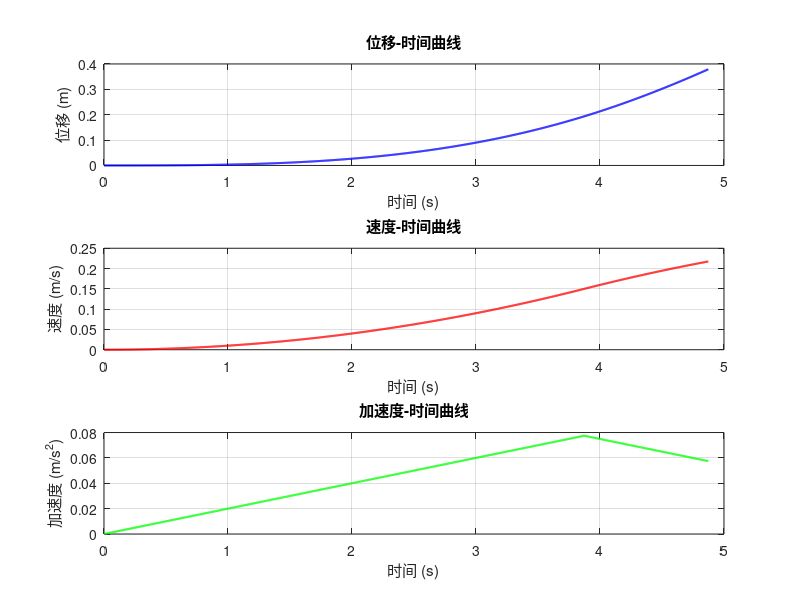

Here is the MATLAB script that generated this plot:
% function s_speed_up()
    % 参数设置
    v0 = 0;     % 初始速度 (m/s)
    vf = 0.3;     % 终止速度 (m/s)
    amax = 0.1;   % 最大加速度 (m/s^2)
    jmax = 0.02;   % 最大加加速度 (m/s^3)
    s = 0.3;     % 总位移 (m)
    
    vj = amax^2 / (2 * jmax);

    if vf >= 2 * vj
    % 有匀加速(有1，2，3)
        t1 = amax / jmax; 
        t3 = t1;

        v1 = v0 + 1/2 * jmax * (t1)^2;
        v3 = vf - 1/2 * jmax * (t3)^2;
        
        t2 = 2*deltas / (v1 + v3);
        
        
        % 总时间
        total_time = t1 + t2 + t3;
        
        % 时间向量
        t = linspace(0, total_time, 1000);
        
        % 初始化速度、加速度和位移
        v = zeros(size(t));
        a = zeros(size(t));
        pos = zeros(size(t));

        % 分段计算速度、加速度和位移
        for i = 1:length(t)
            if t(i) < t1
                % 加加速度阶段
                a(i) = jmax * t(i);
                v(i) = v0 + 0.5 * jmax * t(i)^2;
                pos(i) = v0 * t(i) + (1/6) * jmax * t(i)^3;
            elseif t(i) < t1 + t2
                % 匀加速阶段
                a(i) = amax;
                v(i) = v0 + amax * (t(i) - t1) + 0.5 * jmax * t1^2;
                pos(i) = v0 * t(i) + 0.5 * amax * (t(i) - t1)^2 + (1/6) * jmax * t1^3;
            elseif t(i) <= t1 + t2 + t3
                % 减加速度阶段
                a(i) = amax - jmax * (t(i) - t1 - t2);
                v(i) = vmax - 0.5 * jmax * (t(i) - t1 - t2)^2;
                pos(i) = s_acc + vmax * (t(i) - t1 - t2) - (1/6) * jmax * (t(i) - t1 - t2)^3;
            end
        end


    elseif vf < 2 * vj
    % 无匀加速（有1，3）
        amax = sqrt(vf * jmax);
        t1 = amax / jmax;
        v1 = 1/2 * jmax * t1^2;

        t3 = t1;
        s1 = 1/6 * jmax * t1^3;
        s3 = v1 * t3 + 1/2 * amax * t3^2 - (1/6) * jmax * t3^3;
        s4 = s - s1 - s3;
        % 总时间
        t4 = s4 / vf;
        total_time = t1 + t3 + t4;
        
        % 时间向量
        t = linspace(0, total_time, 1000);
        
        % 初始化速度、加速度和位移
        v = zeros(size(t));
        a = zeros(size(t));
        pos = zeros(size(t));

        % 分段计算速度、加速度和位移
        for i = 1:length(t)
            if t(i) < t1
                % 加加速度阶段
                a(i) = jmax * t(i);
                v(i) = v0 + 0.5 * jmax * t(i)^2;
                pos(i) = v0 * t(i) + (1/6) * jmax * t(i)^3;
            elseif t(i) <= t1 + t3
                % 减加速度阶段
                a(i) = amax - jmax * (t(i) - t1);
                v(i) = v1 + amax * (t(i) - t1) - 0.5 * jmax * (t(i) - t1)^2;
                pos(i) = s1 + v1 * (t(i) - t1) + 1/2 * amax * (t(i) - t1)^2 - (1/6) * jmax * (t(i) - t1)^3;
            elseif t(i) <= t1 + t3 + t4
                % 减加速度阶段
                a(i) = 0;
                v(i) = vf;
                pos(i) = s1 + s3 + vf * (t(i) - t1 -t3);            
            end
        end

%     elseif deltas > s2
%     % 有匀速阶段（有1，2，3，4）
%         s1 = v0 * t1 + (1/6) * jmax * t1^3; % 加加速阶段位移
%         s2 = (v0 + vf) /2 * t2;
%         s3 = vf * t3 - (1/6) * jmax * t3^3;
%         s4 = s - s1 - s2 - s3;    
%         
%         % 总时间
%         total_time = t1 + t2 + t3 + t4;
%         
%         % 时间向量
%         t = linspace(0, total_time, 1000);
%         
%         % 初始化速度、加速度和位移
%         v = zeros(size(t));
%         a = zeros(size(t));
%         pos = zeros(size(t));
%         
%         % 分段计算速度、加速度和位移
%         for i = 1:length(t)
%             if t(i) < t1
%                 % 加加速度阶段
%                 a(i) = jmax * t(i);
%                 v(i) = v0 + 0.5 * jmax * t(i)^2;
%                 pos(i) = v0 * t(i) + (1/6) * jmax * t(i)^3;
%             elseif t(i) < t1 + t2
%                 % 匀加速阶段
%                 a(i) = amax;
%                 v(i) = v0 + amax * (t(i) - t1) + 0.5 * jmax * t1^2;
%                 pos(i) = v0 * t(i) + 0.5 * amax * (t(i) - t1)^2 + (1/6) * jmax * t1^3;
%             elseif t(i) < t1 + t2 + t3
%                 % 减加速度阶段
%                 a(i) = amax - jmax * (t(i) - t1 - t2);
%                 v(i) = vmax - 0.5 * jmax * (t(i) - t1 - t2)^2;
%                 pos(i) = s_acc + vmax * (t(i) - t1 - t2) - (1/6) * jmax * (t(i) - t1 - t2)^3;
%             elseif t(i) <= t1 + t2 + t3 + t4
%                 % 减加速度阶段
%                 a(i) = 0;
%                 v(i) = vf;
%                 pos(i) = s1 + s2 + s3 + vf * (t(i) - t1 - t2 - t3);
%             end
%         end
    end

    % 绘图
    figure;
    subplot(3,1,1);
    plot(t, pos, 'b', 'LineWidth', 1.5);
    xlabel('时间 (s)');
    ylabel('位移 (m)');
    title('位移-时间曲线');
    grid on;
    
    subplot(3,1,2);
    plot(t, v, 'r', 'LineWidth', 1.5);
    xlabel('时间 (s)');
    ylabel('速度 (m/s)');
    title('速度-时间曲线');
    grid on;
    
    subplot(3,1,3);
    plot(t, a, 'g', 'LineWidth', 1.5);
    xlabel('时间 (s)');
    ylabel('加速度 (m/s^2)');
    title('加速度-时间曲线');
    grid on;
% end